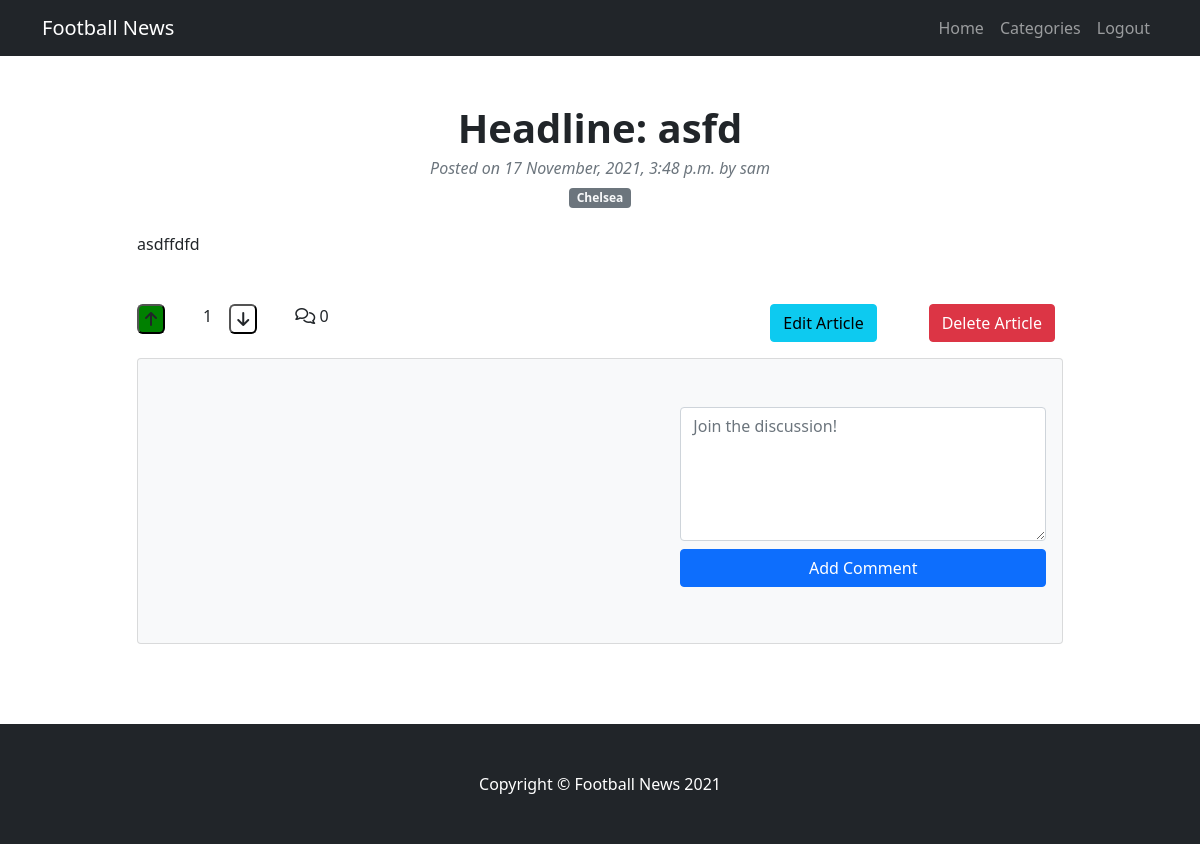
Before: /article/view/3 (signed in) with the older database file.
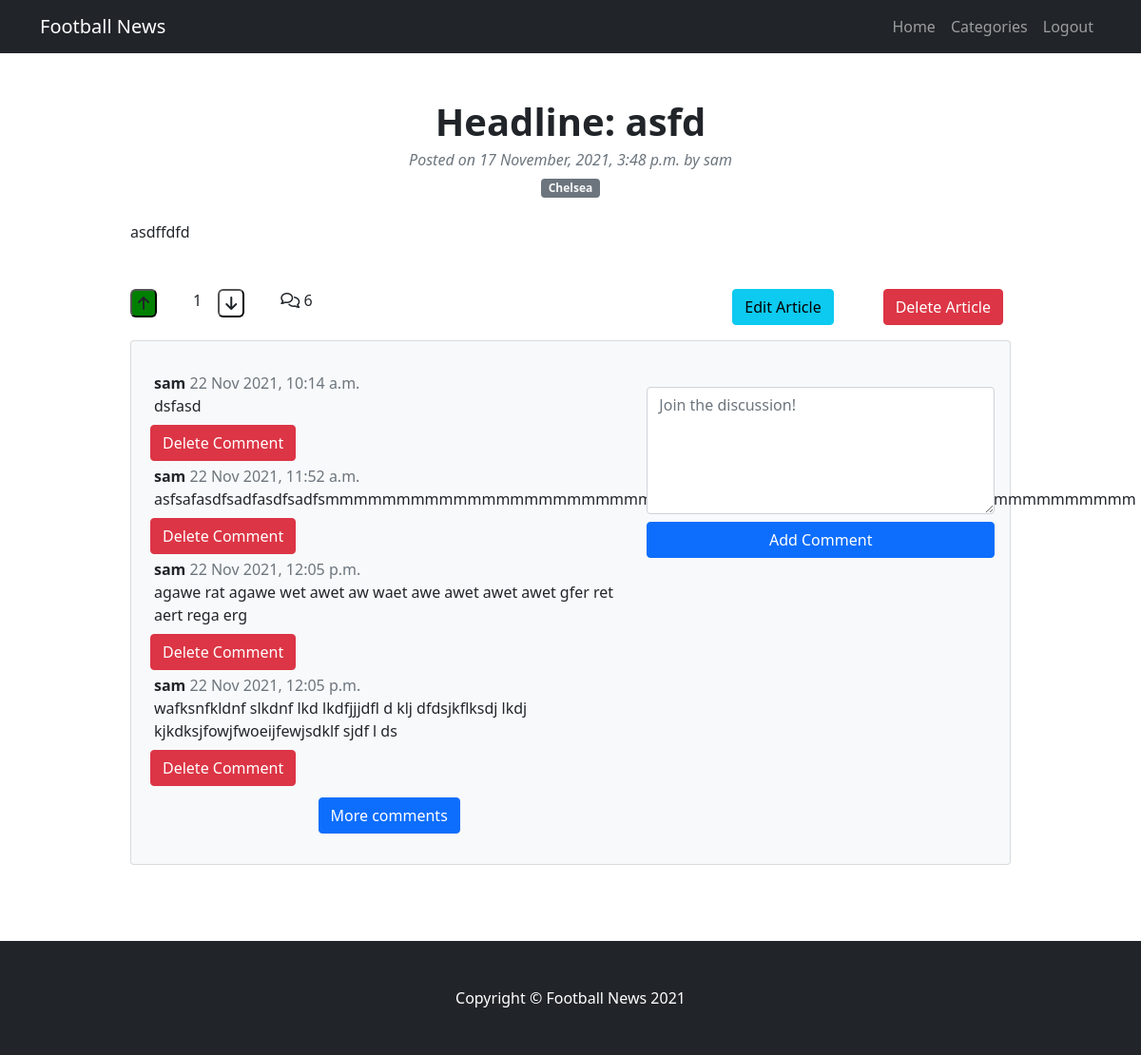
After: the same page with the newer database file.
### news/models.py (models this page shows, shortened)
class Article(models.Model):
    author = models.ForeignKey(User, on_delete=models.CASCADE, related_name="news_article")
    headline = models.CharField(unique=True, max_length=250)
    extract = models.TextField(max_length=100)
    approved = models.BooleanField(default=False)
    time_created = models.DateTimeField(auto_now_add=True)
    updated_time = models.DateTimeField(auto_now=True)
    content = models.TextField()
    image = CloudinaryField("image", default="default_image")
    upvote = models.ManyToManyField(User, blank=True, related_name="news_upvotes")
    downvote = models.ManyToManyField(User, blank=True, related_name="news_downvotes")
    category = models.ForeignKey(Category, on_delete=models.CASCADE, related_name="category_article")
    def __str__(self):
        return self.headline

class Category(models.Model):
    category_name = models.CharField(unique=True, max_length=250)
    approve_category = models.BooleanField(default=False)

class Comment(models.Model):
    article = models.ForeignKey(Article, on_delete=models.CASCADE, related_name="article_comment")
    body = models.TextField()
    time_created_comment = models.DateTimeField(auto_now_add=True)
    users_name = models.ForeignKey(User, on_delete=models.CASCADE, related_name="users_name")

### news/views.py (the view, shortened to what this page needs)
# urls.py: path('article/view/<article_id>', views.view_article, name='view_article'),
def view_article(request, article_id, *args, **kwargs):
    article = get_object_or_404(Article, id=article_id)
    print(f'hello {article.user_upvoted}')
    category_id = article.category_id
    category = get_object_or_404(Category, id=category_id)
    comments = article.article_comment.order_by('time_created_comment')
    form = CommentForm()
    upvoted = False
    if article.upvote.filter(id=request.user.id).exists():
        upvoted = True
    downvoted = False
    if article.downvote.filter(id=request.user.id).exists():
        downvoted = True
    vote_count = article.upvote.count() - article.downvote.count()
    context = {
        "article": article,
        "form": form,
        "comments": comments,
        "upvoted": upvoted,
        "downvoted": downvoted,
        "vote_count": vote_count,
        "category": category,
    }
    return render(request, 'article.html', context)

### news/forms.py
class CommentForm(forms.ModelForm):
    class Meta:
        model = Comment
        fields = ('body',)

### templates/article.html (shortened to what this page needs)
{% extends "base.html" %}
{% block content %}
<div class="container mt-5">
    <div class="row">
        <div class="col-lg-10 mx-auto">
            <article>
                <header class="mb-4">
                    <h1 class="fw-bolder mb-1 text-center">Headline: {{ article.headline }}</h1>
                    <div class="text-muted fst-italic mb-2 text-center">Posted on {{ article.time_created|date:"j F, Y, g:i a" }} by
                        {{ article.author }}</div>
                    <div class="row">
                        <a class="badge bg-secondary text-decoration-none link-light category-badge mx-auto"
                        href="#!">{{ category.category_name }}</a>
                    </div>
                </header>
                <section class="mb-5">
                    <p>{{ article.content | safe }}</p>
                </section>
            </article>
            <div class="row">
                <div class="col-2">
                    <div class="row">
                        <div class="col-5">
                            <form action="{% url 'upvote_article' article.id %}" method="POST">
                                {% if upvoted %}
                                <button class="text-dark upvote-green"><i class="fas fa-arrow-up"></i></button>
                                {% else %}
                                <button class="text-dark upvote"><i class="fas fa-arrow-up"></i></button>
                                {% endif %}
                            </form>
                        </div>
                        <div class="col-2 mx-auto">
                            {{ vote_count }}
                        </div>
                        <div class="col-5">
                            <form action="{% url 'downvote_article' article.id %}" method="POST">
                                {% if downvoted %}
                                <button class="text-dark downvote-red"><i class="fas fa-arrow-down"></i></button>
                                {% else %}
                                <button class="text-dark downvote"><i class="fas fa-arrow-down"></i></button>
                                {% endif %}
                            </form>
                        </div>
                    </div>
                </div>
                <div class="col-1">
                    {% with comments.count as num_of_comments %}
                    <div class="text-dark"><i class="far fa-comments"></i> {{ num_of_comments }}</div>
                    {% endwith %}
                </div>
                {% if user == article.author %}
                <div class="col-5"></div>
                <div class="col-2 float-left"><a class="btn btn-info" href='/article/edit/{{ article.id }}' id="editSummernote">Edit Article</a></div>
                <div class="col-2 float-left"><a class="btn btn-danger" href="/article/delete/{{ article.id }}">Delete Article</a></div>
                {% endif %}
            </div>
            <section class="mt-3">
                <div class="card bg-light">
                    <div class="card-body">
                        {% if user.is_authenticated %}
                        <div class="row">
                            <div class="col-7 card-body">
                                {% for comment in comments %}
                                <div class="comment-list">
                                    <div class="mb-2 ms-1">
                                        <div class="row">
                                            <p class="fw-bold mb-0">{{ comment.users_name }}
                                                <span class="text-muted fw-light">{{ comment.time_created_comment|date:"j M Y, g:i a" }}</span>
                                            </p>
                                        </div>
                                        <div class="ms-0 row">
                                            {{ comment.body }}
                                        </div>
                                    </div>
                                    {% if user == comment.users_name %}
                                    <a class="btn btn-danger mb-1" href="/comment/delete/{{ comment.id }}">Delete
                                        Comment</a>
                                    {% endif %}
                                </div>
                                {% endfor %}
                                {% if comments.count > 4 %}
                                <div class="row">
                                    <button id="load-comments" class="mt-2 mx-auto btn btn-primary content-width">More comments</button>
                                </div>
                                {% endif %}
                            </div>
                            <div class="col-5 pe-4 card-body">
                                <div class="mb-4 mt-3">
                                    <form class="mb-4" method="POST">
                                        <div class="row">
                                            <textarea name="body" cols="50" rows="5" required="" id="id_body"
                                                class="comment-box form-control ms-0 me-5" placeholder="Join the discussion!"></textarea>
                                        </div>
                                        <div class="row">
                                            <button class="mt-2 mx-auto btn btn-primary" type="submit">Add Comment</button>
                                        </div>
                                    </form>
                                </div>
                            </div>
                        </div>
                        {% endif %}
                    </div>
                </div>
            </section>
        </div>
    </div>
</div>
{% endblock %}

### templates/base.html (shortened to what this page needs)
{% load static %}
{% url 'display_top_articles' as displaytoparticles_url %}
{% url 'display_categories' as displaycategories_url %}
{% url 'account_logout' as accountlogout_url %}
{% url 'account_signup' as accountsignup_url %}
{% url 'account_login' as accountlogin_url %}
<!DOCTYPE html>
<html lang="en">
<head>
    <link rel="stylesheet" href="{% static 'css/styles.css' %}">
    <link rel="stylesheet" href="https://cdnjs.cloudflare.com/ajax/libs/font-awesome/6.0.0-beta2/css/all.min.css"
 />
    <link href="https://cdn.jsdelivr.net/npm/summernote@0.8.18/dist/summernote-lite.min.css" rel="stylesheet">
</head>
<body class="body-container">
    <nav class="navbar navbar-expand-lg navbar-dark bg-dark">
        <div class="container">
            <a class="navbar-brand" href="{% url 'display_top_articles' %}">Football News</a>
            <div class="collapse navbar-collapse" id="navbarSupportedContent">
                <ul class="navbar-nav ms-auto mb-2 mb-lg-0">
                    <li class="nav-item"><a class="nav-link {% if request.path == displaytoparticles_url %} active {%endif%}" href="{% url 'display_top_articles' %}">Home</a></li>
                    <li class="nav-item"><a class="nav-link {% if request.path == displaycategories_url %} active {%endif%}" href="{% url 'display_categories' %}">Categories</a></li>
                    {% if user.is_authenticated %}
                    <li class="nav-item"><a class="nav-link {% if request.path == accountlogout_url %} active {%endif%}" href="{% url 'account_logout' %}">Logout</a></li>
                    {% else %}
                    <li class="nav-item"><a class="nav-link {% if request.path == accountsignup_url %} active {%endif%}" href="{% url 'account_signup' %}">Sign-Up</a></li>
                    <li class="nav-item"><a class="nav-link {% if request.path == accountlogin_url %} active {%endif%}" href="{% url 'account_login' %}">Login</a></li>
                    {% endif %}
                </ul>
            </div>
        </div>
    </nav>
    {% block content %}
    {% endblock content %}
    <div class="footer-padding"></div>
    <footer class="py-5 bg-dark news-footer">
        <div class="container"><p class="m-0 text-center text-white">Copyright &copy; Football News 2021</p></div>
    </footer>
</body>
</html>

Changed rows visible on the page:
added Comment: users_name "sam", time_created_comment "22 Nov 2021, 10:14 a.m.", body "dsfasd"
added Comment: users_name "sam", time_created_comment "22 Nov 2021, 11:52 a.m.", body "asfsafasdfsadfasdfsadfsmmmmmmmmmmmmmmmmmmmmmmmmmmmmmmmmmmmmmmmmmmmmmmmmmmmmmmmmm"
added Comment: users_name "sam", time_created_comment "22 Nov 2021, 12:05 p.m.", body "agawe rat agawe wet awet aw waet awe awet awet awet gfer ret aert rega erg"
added Comment: users_name "sam", time_created_comment "22 Nov 2021, 12:05 p.m.", body "wafksnfkldnf slkdnf lkd lkdfjjjdfl d klj dfdsjkflksdj lkdj kjkdksjfowjfwoeijfewjsdklf sjdf l ds"
Other visible differences:
{{ num_of_comments }}: "0" → "6"
text now shown: "More comments"
